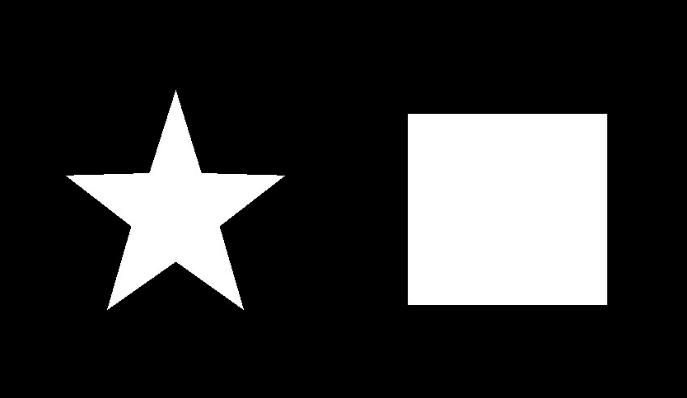
#> input picture python/photos/pattern_3.png, 687 x 398 px
$ python cv2_edge_points.py
#> lines starting #> are read from the running program, lines starting #| are printed output that depends on the picture; after the words box and inside, x2 and y2 are one past the last pixel; in counts of white or black regions, pixels touching at a corner belong together
# 极点

import cv2

img_rd = cv2.imread("../../photos/pattern_3.png")
#> img_rd is the input picture: shape (398, 687, 3); min 0, max 255, mean 50.9

img_gray = cv2.cvtColor(img_rd, cv2.COLOR_BGR2GRAY)
ret, thresh = cv2.threshold(img_gray, 127, 255, 0)
#> thresh: shape (398, 687); 19.9% white; 2 white regions
contours, hierarchy = cv2.findContours(thresh, 1, 2)
#> contours = 2 contours; box (x1, y1, x2, y2) and area: (408, 114, 607, 305) 37620, (67, 90, 284, 310) 16062

for i in range(len(contours)):
    cnt = contours[i]
    leftmost = tuple(cnt[cnt[:, :, 0].argmin()][0])
    rightmost = tuple(cnt[cnt[:, :, 0].argmax()][0])
    topmost = tuple(cnt[cnt[:, :, 1].argmax()][0])
    bottommost = tuple(cnt[cnt[:, :, 1].argmin()][0])
    cv2.circle(img_rd, leftmost, 2, (0, 255, 0), 2)
    cv2.circle(img_rd, rightmost, 2, (0, 255, 0), 2)
    cv2.circle(img_rd, topmost, 2, (0, 255, 0), 2)
    cv2.circle(img_rd, bottommost, 2, (0, 255, 0), 2)
#> this loop made 2 passes
#> cnt on pass 1: [[408, 114], [408, 304], [606, 304], [606, 114]]
#> (leftmost, rightmost, topmost, bottommost) on pass 2: ((67, 176), (283, 176), (107, 309), (175, 90))
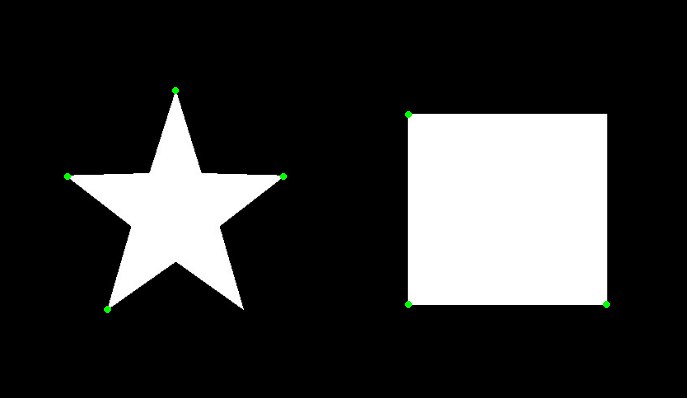
#> img_rd: shape (398, 687, 3); 0.09% of pixels changed, all inside (x1, y1, x2, y2) = (64, 87, 610, 313)

cv2.imshow("CON", img_rd)
cv2.waitKey(0)
